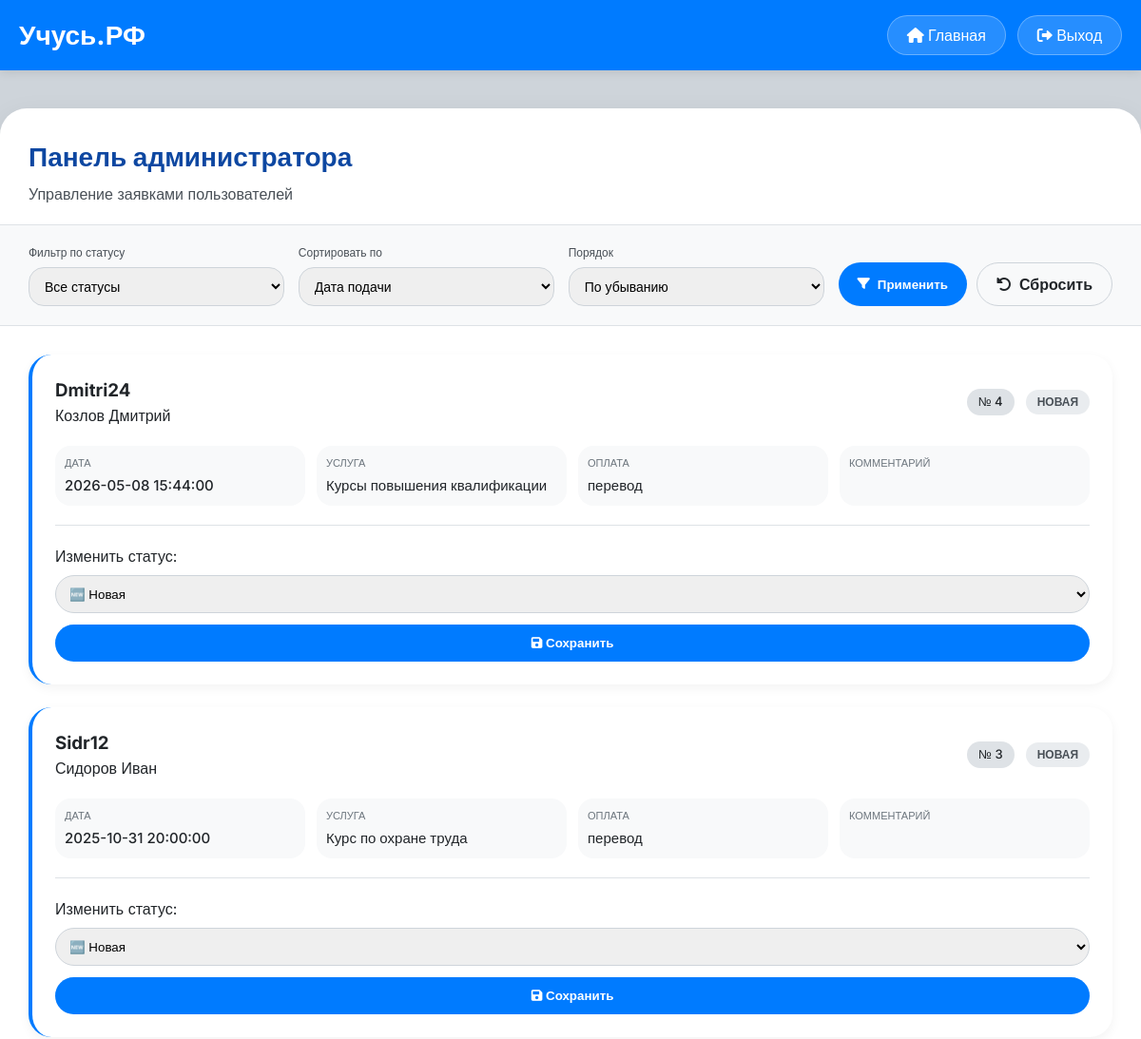
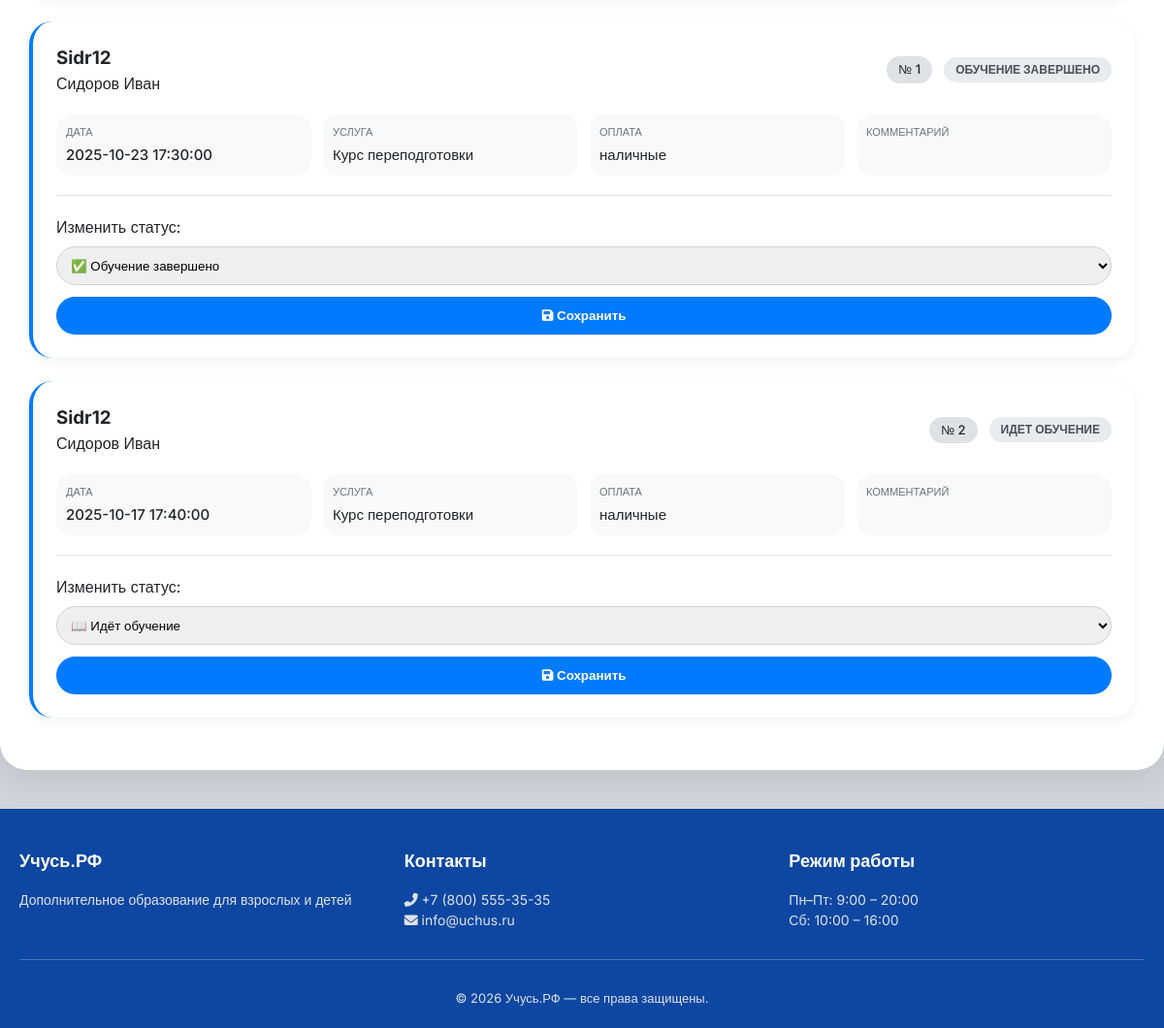
/admin.php (signed in), run on the app's committed database (2 pictures, top to bottom).
### tables this page shows
CREATE TABLE `request` (
  `id` int NOT NULL,
  `user_id` int NOT NULL,
  `date` datetime NOT NULL,
  `status` varchar(50) DEFAULT 'Новая',
  `curses` varchar(255) NOT NULL,
  `payment` text NOT NULL,
  `review` text
);

CREATE TABLE `users` (
  `id` int NOT NULL,
  `fullname` text NOT NULL,
  `phone` varchar(256) NOT NULL,
  `email` varchar(256) NOT NULL,
  `login` varchar(256) NOT NULL,
  `password` varchar(256) NOT NULL,
  `is_admin` tinyint(1) DEFAULT '0',
  `created_at` timestamp NOT NULL DEFAULT CURRENT_TIMESTAMP,
  `review` text
);

### admin.php (the view, shortened to what this page needs)
<?php
include('db.php');
$sort_field = $_GET['sort_field'] ?? 'date';
$sort_order = $_GET['sort_order'] ?? 'DESC';
$sort_order = strtoupper($sort_order);
$page = (int)($_GET['page'] ?? 1);
$limit = 10;
$offset = ($page - 1) * $limit;
$where = '';
$params = [];
$types = '';
$sql = "
    SELECT request.*, users.login, users.fullname,
           COUNT(*) OVER() as total_count
    FROM request
    INNER JOIN users ON request.user_id = users.id
    $where
    ORDER BY $sort_field $sort_order
    LIMIT ? OFFSET ?
";
$params[] = $limit;
$params[] = $offset;
$types .= 'ii';
$stmt = $con->prepare($sql);
if ($params) $stmt->bind_param($types, ...$params);
$stmt->execute();
$query = $stmt->get_result();
if ($query->num_rows > 0) {
    $query->data_seek(0);
}
?>
<!DOCTYPE html>
<html lang="ru">
<head>
    <link href="https://cdnjs.cloudflare.com/ajax/libs/font-awesome/6.0.0/css/all.min.css" rel="stylesheet">
</head>
<body>
<header class="header">
    <div class="nav">
        <a href="index.php" class="logo">Учусь.РФ</a>
        <div class="nav-buttons">
            <a href="index.php"><i class="fas fa-home"></i> Главная</a>
            <a href="?logout=1" onclick="return confirm('Выйти из аккаунта?')"><i class="fas fa-sign-out-alt"></i> Выход</a>
        </div>
    </div>
</header>
<div class="admin-container">
    <div class="admin-header">
        <h1>Панель администратора</h1>
        <p>Управление заявками пользователей</p>
    </div>
    <div class="filter-section">
        <form method="GET" class="filter-form">
            <div class="filter-group">
                <label>Фильтр по статусу</label>
                <select name="status_filter">
                    <option value="">Все статусы</option>
                </select>
            </div>
            <div class="filter-group">
                <label>Сортировать по</label>
                <select name="sort_field">
                    <option value="date" <?= $sort_field === 'date' ? 'selected' : '' ?>>Дата подачи</option>
                </select>
            </div>
            <div class="filter-group">
                <label>Порядок</label>
                <select name="sort_order">
                    <option value="DESC" <?= $sort_order === 'DESC' ? 'selected' : '' ?>>По убыванию</option>
                </select>
            </div>
            <div class="filter-group">
                <button type="submit" class="btn btn-primary"><i class="fas fa-filter"></i> Применить</button>
                <a href="?" class="btn btn-outline-light"><i class="fas fa-undo-alt"></i> Сбросить</a>
            </div>
        </form>
    </div>
    <div class="requests-container">
        <?php if ($query->num_rows === 0): ?>
            <div class="empty-state">
                <i class="fas fa-inbox" style="font-size: 48px; color: #adb5bd;"></i>
                <h3 style="margin-top: 16px;">Заявок не найдено</h3>
                <p>Измените параметры фильтрации</p>
            </div>
        <?php else: ?>
            <?php while ($request = $query->fetch_assoc()): ?>
                <div class="request-item">
                    <div class="request-header">
                        <div>
                            <h3><?= htmlspecialchars($request['login']) ?></h3>
                            <p><?= htmlspecialchars($request['fullname']) ?></p>
                        </div>
                        <div style="display: flex; gap: 12px; align-items: center;">
                            <span class="request-id">№ <?= $request['id'] ?></span>
                            <span class="status-badge"><?= $request['status'] ?></span>
                        </div>
                    </div>
                    <div class="request-details">
                        <div class="detail-item"><div class="detail-label">Дата</div><div class="detail-value"><?= $request['date'] ?></div></div>
                        <div class="detail-item"><div class="detail-label">Услуга</div><div class="detail-value"><?= htmlspecialchars($request['curses'] ?? '—') ?></div></div>
                        <div class="detail-item"><div class="detail-label">Оплата</div><div class="detail-value"><?= htmlspecialchars($request['payment'] ?? '—') ?></div></div>
                        <div class="detail-item"><div class="detail-label">Комментарий</div><div class="detail-value"><?= nl2br(htmlspecialchars($request['review'] ?? '—')) ?></div></div>
                    </div>
                    <div class="status-form">
                        <form method="POST">
                            <label>Изменить статус:</label>
                            <select name="status" class="form-select">
                                <option value="Новая" <?= $request['status'] == 'Новая' ? 'selected' : '' ?>>🆕 Новая</option>
                                <option value="Идет обучение" <?= $request['status'] == 'Идет обучение' ? 'selected' : '' ?>>📖 Идёт обучение</option>
                                <option value="Обучение завершено" <?= $request['status'] == 'Обучение завершено' ? 'selected' : '' ?>>✅ Обучение завершено</option>
                            </select>
                            <button type="submit" class="btn-save"><i class="fas fa-save"></i> Сохранить</button>
                        </form>
                    </div>
                </div>
            <?php endwhile; ?>
        <?php endif; ?>
    </div>
</div>
<footer class="footer">
    <div class="footer-content">
        <div class="footer-col">
            <h4>Учусь.РФ</h4>
            <p>Дополнительное образование для взрослых и детей</p>
        </div>
        <div class="footer-col">
            <h4>Контакты</h4>
            <p><i class="fas fa-phone-alt"></i> +7 (800) 555-35-35</p>
            <p><i class="fas fa-envelope"></i> info@uchus.ru</p>
        </div>
        <div class="footer-col">
            <h4>Режим работы</h4>
            <p>Пн–Пт: 9:00 – 20:00<br>Сб: 10:00 – 16:00</p>
        </div>
    </div>
    <div class="footer-bottom">
        &copy; 2026 Учусь.РФ — все права защищены.
    </div>
</footer>
</body>
</html>

### admin.php (style rules this page uses)
* { margin: 0; padding: 0; box-sizing: border-box; }
body { font-family: 'Inter', sans-serif; background-color: #ced4da; color: #212529; line-height: 1.5; }
.header { background: #007bff; padding: 16px 0; box-shadow: 0 2px 10px rgba(0,0,0,0.1); position: sticky; top: 0; z-index: 100; }
.nav { max-width: 1200px; margin: 0 auto; padding: 0 20px; display: flex; justify-content: space-between; align-items: center; flex-wrap: wrap; gap: 15px; }
.logo { font-size: 28px; font-weight: 700; color: #ffffff; text-decoration: none; }
.nav-buttons { display: flex; gap: 12px; flex-wrap: wrap; }
.nav-buttons a { padding: 8px 20px; border-radius: 40px; font-weight: 500; font-size: 16px; text-decoration: none; transition: all 0.2s; background: rgba(255,255,255,0.15); color: #ffffff; border: 1px solid rgba(255,255,255,0.3); }
.admin-container { max-width: 1200px; margin: 40px auto; background: #ffffff; border-radius: 28px; box-shadow: 0 10px 30px rgba(0,0,0,0.08); overflow: hidden; }
.admin-header { padding: 30px 30px 20px; border-bottom: 1px solid #dee2e6; }
.admin-header h1 { font-size: 28px; font-weight: 700; color: #0d47a1; margin-bottom: 6px; }
.admin-header p { font-size: 16px; color: #495057; }
.filter-section { padding: 20px 30px; background: #f8f9fa; border-bottom: 1px solid #dee2e6; }
.filter-form { display: flex; flex-wrap: wrap; gap: 15px; align-items: flex-end; }
.filter-group { flex: 1; min-width: 160px; }
.filter-group:last-child { display: flex; gap: 10px; flex: 0 0 auto; }
.filter-group label { display: block; font-size: 12px; font-weight: 500; margin-bottom: 6px; color: #495057; }
.filter-group select, .filter-group input { width: 100%; padding: 10px 12px; border: 1px solid #ced4da; border-radius: 16px; font-family: 'Inter', sans-serif; font-size: 14px; }
.btn { padding: 10px 20px; border-radius: 40px; font-weight: 600; text-decoration: none; display: inline-flex; align-items: center; gap: 8px; cursor: pointer; border: none; transition: 0.2s; }
.btn-primary { background: #007bff; color: white; }
.btn-outline-light { background: transparent; border: 1px solid #ced4da; color: #212529; }
.requests-container { padding: 30px; }
.request-item { background: #ffffff; border-radius: 24px; padding: 24px; margin-bottom: 24px; box-shadow: 0 4px 12px rgba(0,0,0,0.05); border-left: 4px solid #007bff; transition: 0.2s; }
.request-header { display: flex; justify-content: space-between; flex-wrap: wrap; gap: 12px; margin-bottom: 20px; }
.request-id { background: #dee2e6; padding: 4px 12px; border-radius: 30px; font-size: 13px; font-weight: 500; }
.status-badge { padding: 4px 12px; border-radius: 30px; font-size: 12px; font-weight: 600; text-transform: uppercase; background: #e9ecef; color: #495057; }
.request-details { display: grid; grid-template-columns: repeat(auto-fit, minmax(180px, 1fr)); gap: 12px; margin: 20px 0; }
.detail-item { background: #f8f9fa; padding: 10px; border-radius: 16px; }
.detail-label { font-size: 11px; font-weight: 500; color: #6c757d; text-transform: uppercase; }
.detail-value { font-size: 15px; font-weight: 500; color: #212529; margin-top: 4px; }
.status-form { margin-top: 20px; padding-top: 20px; border-top: 1px solid #dee2e6; }
.form-select { width: 100%; padding: 10px; border-radius: 20px; border: 1px solid #ced4da; font-family: 'Inter', sans-serif; margin-top: 8px; }
.btn-save { width: 100%; margin-top: 12px; background: #007bff; color: white; border: none; padding: 12px; border-radius: 40px; font-weight: 600; cursor: pointer; transition: 0.2s; }
.footer { background: #0d47a1; color: #dee2e6; padding: 40px 20px 20px; margin-top: 40px; }
.footer-content { max-width: 1200px; margin: 0 auto; display: grid; grid-template-columns: repeat(auto-fit, minmax(200px, 1fr)); gap: 30px; }
.footer-col h4 { font-size: 18px; font-weight: 600; margin-bottom: 16px; color: #ffffff; }
.footer-col p, .footer-col a { font-size: 14px; color: #dee2e6; text-decoration: none; }
.footer-bottom { text-align: center; padding-top: 30px; margin-top: 30px; border-top: 1px solid rgba(222,226,230,0.3); font-size: 13px; }

### data on the page
request: user.login "Dmitri24", user.fullname "Козлов Дмитрий", id "4", status "НОВАЯ", date "2026-05-08 15:44:00", curses "Курсы повышения квалификации", payment "перевод", status "🆕 Новая"
request: user.login "Sidr12", user.fullname "Сидоров Иван", id "3", status "НОВАЯ", date "2025-10-31 20:00:00", curses "Курс по охране труда", payment "перевод", status "🆕 Новая"
request: user.login "Sidr12", user.fullname "Сидоров Иван", id "1", status "ОБУЧЕНИЕ ЗАВЕРШЕНО", date "2025-10-23 17:30:00", curses "Курс переподготовки", payment "наличные", status "✅ Обучение завершено"
request: user.login "Sidr12", user.fullname "Сидоров Иван", id "2", status "ИДЕТ ОБУЧЕНИЕ", date "2025-10-17 17:40:00", curses "Курс переподготовки", payment "наличные", status "📖 Идёт обучение"
